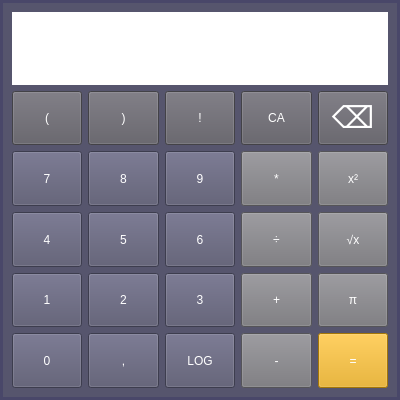
<?xml version="1.0" encoding="UTF-8"?>
<ui version="4.0">
 <class>MainWindow</class>
 <widget class="QMainWindow" name="MainWindow">
  <property name="enabled">
   <bool>true</bool>
  </property>
  <property name="geometry">
   <rect>
    <x>0</x>
    <y>0</y>
    <width>400</width>
    <height>400</height>
   </rect>
  </property>
  <property name="sizePolicy">
   <sizepolicy hsizetype="Preferred" vsizetype="Preferred">
    <horstretch>1</horstretch>
    <verstretch>0</verstretch>
   </sizepolicy>
  </property>
  <property name="minimumSize">
   <size>
    <width>400</width>
    <height>400</height>
   </size>
  </property>
  <property name="windowTitle">
   <string>MainWindow</string>
  </property>
  <property name="autoFillBackground">
   <bool>false</bool>
  </property>
  <property name="styleSheet">
   <string notr="true">font: 400 18pt &quot;Monospace&quot;;
background-color: rgb(73, 71, 105);

</string>
  </property>
  <widget class="QWidget" name="centralwidget">
   <property name="enabled">
    <bool>true</bool>
   </property>
   <property name="sizePolicy">
    <sizepolicy hsizetype="MinimumExpanding" vsizetype="MinimumExpanding">
     <horstretch>8</horstretch>
     <verstretch>8</verstretch>
    </sizepolicy>
   </property>
   <property name="styleSheet">
    <string notr="true">background-color:rgb(86, 85, 109);
margin: 3%;
color:white;
</string>
   </property>
   <layout class="QVBoxLayout" name="verticalLayout">
    <item>
     <layout class="QGridLayout" name="gridLayout">
      <property name="leftMargin">
       <number>0</number>
      </property>
      <property name="spacing">
       <number>0</number>
      </property>
      <item row="3" column="1">
       <widget class="QPushButton" name="push_n5">
        <property name="sizePolicy">
         <sizepolicy hsizetype="Minimum" vsizetype="Preferred">
          <horstretch>0</horstretch>
          <verstretch>10</verstretch>
         </sizepolicy>
        </property>
        <property name="autoFillBackground">
         <bool>false</bool>
        </property>
        <property name="styleSheet">
         <string notr="true"/>
        </property>
        <property name="text">
         <string>5</string>
        </property>
       </widget>
      </item>
      <item row="1" column="2">
       <widget class="QPushButton" name="push_factorial">
        <property name="sizePolicy">
         <sizepolicy hsizetype="Minimum" vsizetype="Preferred">
          <horstretch>0</horstretch>
          <verstretch>10</verstretch>
         </sizepolicy>
        </property>
        <property name="autoFillBackground">
         <bool>false</bool>
        </property>
        <property name="styleSheet">
         <string notr="true">background-color: rgb(94, 92, 100);</string>
        </property>
        <property name="text">
         <string>!</string>
        </property>
       </widget>
      </item>
      <item row="5" column="0">
       <widget class="QPushButton" name="push_n0">
        <property name="sizePolicy">
         <sizepolicy hsizetype="Minimum" vsizetype="Preferred">
          <horstretch>0</horstretch>
          <verstretch>10</verstretch>
         </sizepolicy>
        </property>
        <property name="autoFillBackground">
         <bool>false</bool>
        </property>
        <property name="styleSheet">
         <string notr="true"/>
        </property>
        <property name="text">
         <string>0</string>
        </property>
       </widget>
      </item>
      <item row="5" column="1">
       <widget class="QPushButton" name="push_comma">
        <property name="sizePolicy">
         <sizepolicy hsizetype="Minimum" vsizetype="Preferred">
          <horstretch>0</horstretch>
          <verstretch>10</verstretch>
         </sizepolicy>
        </property>
        <property name="autoFillBackground">
         <bool>false</bool>
        </property>
        <property name="styleSheet">
         <string notr="true"/>
        </property>
        <property name="text">
         <string>,</string>
        </property>
       </widget>
      </item>
      <item row="4" column="1">
       <widget class="QPushButton" name="push_n2">
        <property name="sizePolicy">
         <sizepolicy hsizetype="Minimum" vsizetype="Preferred">
          <horstretch>0</horstretch>
          <verstretch>10</verstretch>
         </sizepolicy>
        </property>
        <property name="autoFillBackground">
         <bool>false</bool>
        </property>
        <property name="styleSheet">
         <string notr="true"/>
        </property>
        <property name="text">
         <string>2</string>
        </property>
       </widget>
      </item>
      <item row="2" column="4">
       <widget class="QPushButton" name="push_pow">
        <property name="sizePolicy">
         <sizepolicy hsizetype="Minimum" vsizetype="Preferred">
          <horstretch>0</horstretch>
          <verstretch>10</verstretch>
         </sizepolicy>
        </property>
        <property name="autoFillBackground">
         <bool>false</bool>
        </property>
        <property name="styleSheet">
         <string notr="true">background-color: rgb(119, 118, 123);</string>
        </property>
        <property name="text">
         <string>x²</string>
        </property>
       </widget>
      </item>
      <item row="3" column="0">
       <widget class="QPushButton" name="push_n4">
        <property name="sizePolicy">
         <sizepolicy hsizetype="Minimum" vsizetype="Preferred">
          <horstretch>0</horstretch>
          <verstretch>10</verstretch>
         </sizepolicy>
        </property>
        <property name="autoFillBackground">
         <bool>false</bool>
        </property>
        <property name="styleSheet">
         <string notr="true"/>
        </property>
        <property name="text">
         <string>4</string>
        </property>
       </widget>
      </item>
      <item row="2" column="0">
       <widget class="QPushButton" name="push_n7">
        <property name="sizePolicy">
         <sizepolicy hsizetype="Minimum" vsizetype="Preferred">
          <horstretch>0</horstretch>
          <verstretch>10</verstretch>
         </sizepolicy>
        </property>
        <property name="autoFillBackground">
         <bool>false</bool>
        </property>
        <property name="styleSheet">
         <string notr="true"/>
        </property>
        <property name="text">
         <string>7</string>
        </property>
       </widget>
      </item>
      <item row="5" column="2">
       <widget class="QPushButton" name="push_logarithm">
        <property name="sizePolicy">
         <sizepolicy hsizetype="Minimum" vsizetype="Preferred">
          <horstretch>0</horstretch>
          <verstretch>10</verstretch>
         </sizepolicy>
        </property>
        <property name="autoFillBackground">
         <bool>false</bool>
        </property>
        <property name="styleSheet">
         <string notr="true"/>
        </property>
        <property name="text">
         <string>LOG</string>
        </property>
       </widget>
      </item>
      <item row="1" column="4">
       <widget class="QPushButton" name="push_backspace">
        <property name="sizePolicy">
         <sizepolicy hsizetype="Minimum" vsizetype="Preferred">
          <horstretch>0</horstretch>
          <verstretch>10</verstretch>
         </sizepolicy>
        </property>
        <property name="autoFillBackground">
         <bool>false</bool>
        </property>
        <property name="styleSheet">
         <string notr="true">background-color: rgb(94, 92, 100);
font-size: 30px;</string>
        </property>
        <property name="text">
         <string>⌫</string>
        </property>
       </widget>
      </item>
      <item row="5" column="4">
       <widget class="QPushButton" name="push_eq">
        <property name="sizePolicy">
         <sizepolicy hsizetype="Minimum" vsizetype="Preferred">
          <horstretch>0</horstretch>
          <verstretch>10</verstretch>
         </sizepolicy>
        </property>
        <property name="autoFillBackground">
         <bool>false</bool>
        </property>
        <property name="styleSheet">
         <string notr="true">background-color: rgb(229, 165, 10);</string>
        </property>
        <property name="text">
         <string>=</string>
        </property>
       </widget>
      </item>
      <item row="1" column="0">
       <widget class="QPushButton" name="push_ob">
        <property name="sizePolicy">
         <sizepolicy hsizetype="Minimum" vsizetype="Preferred">
          <horstretch>0</horstretch>
          <verstretch>10</verstretch>
         </sizepolicy>
        </property>
        <property name="autoFillBackground">
         <bool>false</bool>
        </property>
        <property name="styleSheet">
         <string notr="true">background-color: rgb(94, 92, 100);</string>
        </property>
        <property name="text">
         <string>(</string>
        </property>
       </widget>
      </item>
      <item row="3" column="2">
       <widget class="QPushButton" name="push_n6">
        <property name="sizePolicy">
         <sizepolicy hsizetype="Minimum" vsizetype="Preferred">
          <horstretch>0</horstretch>
          <verstretch>10</verstretch>
         </sizepolicy>
        </property>
        <property name="autoFillBackground">
         <bool>false</bool>
        </property>
        <property name="styleSheet">
         <string notr="true"/>
        </property>
        <property name="text">
         <string>6</string>
        </property>
       </widget>
      </item>
      <item row="4" column="2">
       <widget class="QPushButton" name="push_n3">
        <property name="sizePolicy">
         <sizepolicy hsizetype="Minimum" vsizetype="Preferred">
          <horstretch>0</horstretch>
          <verstretch>10</verstretch>
         </sizepolicy>
        </property>
        <property name="autoFillBackground">
         <bool>false</bool>
        </property>
        <property name="styleSheet">
         <string notr="true"/>
        </property>
        <property name="text">
         <string>3</string>
        </property>
       </widget>
      </item>
      <item row="5" column="3">
       <widget class="QPushButton" name="push_minus">
        <property name="sizePolicy">
         <sizepolicy hsizetype="Minimum" vsizetype="Preferred">
          <horstretch>0</horstretch>
          <verstretch>10</verstretch>
         </sizepolicy>
        </property>
        <property name="autoFillBackground">
         <bool>false</bool>
        </property>
        <property name="styleSheet">
         <string notr="true">background-color: rgb(119, 118, 123);</string>
        </property>
        <property name="text">
         <string>-</string>
        </property>
       </widget>
      </item>
      <item row="3" column="3">
       <widget class="QPushButton" name="push_div">
        <property name="sizePolicy">
         <sizepolicy hsizetype="Minimum" vsizetype="Preferred">
          <horstretch>0</horstretch>
          <verstretch>10</verstretch>
         </sizepolicy>
        </property>
        <property name="autoFillBackground">
         <bool>false</bool>
        </property>
        <property name="styleSheet">
         <string notr="true">background-color: rgb(119, 118, 123);</string>
        </property>
        <property name="text">
         <string>÷</string>
        </property>
       </widget>
      </item>
      <item row="2" column="1">
       <widget class="QPushButton" name="push_n8">
        <property name="sizePolicy">
         <sizepolicy hsizetype="Minimum" vsizetype="Preferred">
          <horstretch>0</horstretch>
          <verstretch>10</verstretch>
         </sizepolicy>
        </property>
        <property name="autoFillBackground">
         <bool>false</bool>
        </property>
        <property name="styleSheet">
         <string notr="true"/>
        </property>
        <property name="text">
         <string>8</string>
        </property>
       </widget>
      </item>
      <item row="3" column="4">
       <widget class="QPushButton" name="push_sqrt">
        <property name="sizePolicy">
         <sizepolicy hsizetype="Minimum" vsizetype="Preferred">
          <horstretch>0</horstretch>
          <verstretch>10</verstretch>
         </sizepolicy>
        </property>
        <property name="autoFillBackground">
         <bool>false</bool>
        </property>
        <property name="styleSheet">
         <string notr="true">background-color: rgb(119, 118, 123);</string>
        </property>
        <property name="text">
         <string>√x</string>
        </property>
       </widget>
      </item>
      <item row="2" column="2">
       <widget class="QPushButton" name="push_n9">
        <property name="sizePolicy">
         <sizepolicy hsizetype="Minimum" vsizetype="Preferred">
          <horstretch>0</horstretch>
          <verstretch>10</verstretch>
         </sizepolicy>
        </property>
        <property name="autoFillBackground">
         <bool>false</bool>
        </property>
        <property name="styleSheet">
         <string notr="true"/>
        </property>
        <property name="text">
         <string>9</string>
        </property>
       </widget>
      </item>
      <item row="2" column="3">
       <widget class="QPushButton" name="push_mul">
        <property name="sizePolicy">
         <sizepolicy hsizetype="Minimum" vsizetype="Preferred">
          <horstretch>0</horstretch>
          <verstretch>10</verstretch>
         </sizepolicy>
        </property>
        <property name="autoFillBackground">
         <bool>false</bool>
        </property>
        <property name="styleSheet">
         <string notr="true">background-color: rgb(119, 118, 123);</string>
        </property>
        <property name="text">
         <string>*</string>
        </property>
       </widget>
      </item>
      <item row="1" column="1">
       <widget class="QPushButton" name="push_cb">
        <property name="sizePolicy">
         <sizepolicy hsizetype="Minimum" vsizetype="Preferred">
          <horstretch>0</horstretch>
          <verstretch>10</verstretch>
         </sizepolicy>
        </property>
        <property name="autoFillBackground">
         <bool>false</bool>
        </property>
        <property name="styleSheet">
         <string notr="true">background-color: rgb(94, 92, 100);</string>
        </property>
        <property name="text">
         <string>)</string>
        </property>
       </widget>
      </item>
      <item row="0" column="0" colspan="5">
       <widget class="QLabel" name="label">
        <property name="sizePolicy">
         <sizepolicy hsizetype="Preferred" vsizetype="Preferred">
          <horstretch>0</horstretch>
          <verstretch>13</verstretch>
         </sizepolicy>
        </property>
        <property name="styleSheet">
         <string notr="true">background-color: rgb(255, 255, 255);
color:rgb(0,0,0);
padding: 10%;
font-size:26px;</string>
        </property>
        <property name="text">
         <string/>
        </property>
        <property name="scaledContents">
         <bool>false</bool>
        </property>
        <property name="alignment">
         <set>Qt::AlignRight|Qt::AlignTrailing|Qt::AlignVCenter</set>
        </property>
        <property name="wordWrap">
         <bool>false</bool>
        </property>
        <property name="indent">
         <number>10</number>
        </property>
       </widget>
      </item>
      <item row="1" column="3">
       <widget class="QPushButton" name="push_clearall">
        <property name="sizePolicy">
         <sizepolicy hsizetype="Minimum" vsizetype="Preferred">
          <horstretch>0</horstretch>
          <verstretch>10</verstretch>
         </sizepolicy>
        </property>
        <property name="autoFillBackground">
         <bool>false</bool>
        </property>
        <property name="styleSheet">
         <string notr="true">background-color: rgb(94, 92, 100);</string>
        </property>
        <property name="text">
         <string>CA</string>
        </property>
       </widget>
      </item>
      <item row="4" column="0">
       <widget class="QPushButton" name="push_n1">
        <property name="sizePolicy">
         <sizepolicy hsizetype="Minimum" vsizetype="Preferred">
          <horstretch>0</horstretch>
          <verstretch>10</verstretch>
         </sizepolicy>
        </property>
        <property name="autoFillBackground">
         <bool>false</bool>
        </property>
        <property name="styleSheet">
         <string notr="true"/>
        </property>
        <property name="text">
         <string>1</string>
        </property>
       </widget>
      </item>
      <item row="4" column="3">
       <widget class="QPushButton" name="push_plus">
        <property name="sizePolicy">
         <sizepolicy hsizetype="Minimum" vsizetype="Preferred">
          <horstretch>0</horstretch>
          <verstretch>10</verstretch>
         </sizepolicy>
        </property>
        <property name="autoFillBackground">
         <bool>false</bool>
        </property>
        <property name="styleSheet">
         <string notr="true">background-color: rgb(119, 118, 123);</string>
        </property>
        <property name="text">
         <string>+</string>
        </property>
       </widget>
      </item>
      <item row="4" column="4">
       <widget class="QPushButton" name="push_pi">
        <property name="sizePolicy">
         <sizepolicy hsizetype="Minimum" vsizetype="Preferred">
          <horstretch>0</horstretch>
          <verstretch>10</verstretch>
         </sizepolicy>
        </property>
        <property name="autoFillBackground">
         <bool>false</bool>
        </property>
        <property name="styleSheet">
         <string notr="true">background-color: rgb(119, 118, 123);</string>
        </property>
        <property name="text">
         <string>π</string>
        </property>
       </widget>
      </item>
     </layout>
    </item>
   </layout>
  </widget>
 </widget>
 <resources/>
 <connections/>
</ui>
